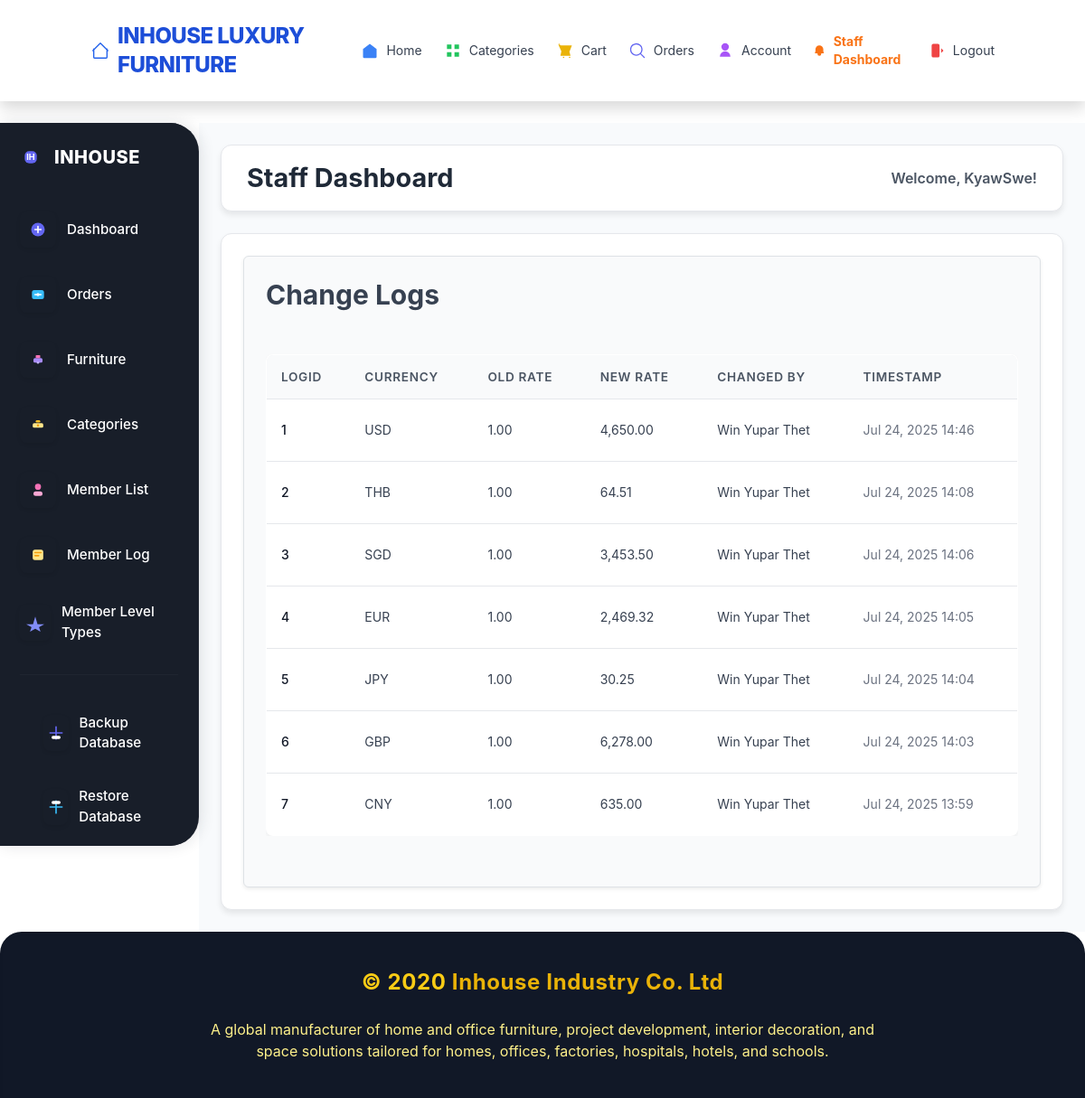
Screenshot of /staff/exchange-rates/logs/ (signed in) with the database file from the repository.
### store/models.py (models this page shows, shortened)
class CustomUser(AbstractUser):
    phone = models.CharField(max_length=15, blank=True, null=True)
    nrc = models.CharField(max_length=30, blank=True)
    dob = models.DateField(null=True, blank=True)
    c_code = models.CharField(max_length=20, unique=True, blank=True)
    createdby = models.CharField(max_length=20, default='website')
    amount = models.DecimalField(
        max_digits=10,
        decimal_places=2,
        default=0.00
    )
    member_level_choices = [
        ('INHOUSE', 'Inhouse'),
        ('CLASSIC', 'Classic'),
        ('GOLD', 'Gold'),
        ('PLATINUM', 'Platinum'),
        ('DIAMOND', 'Diamond'),
        ('VVIP', 'VVIP'),
    ]
    member_level = models.CharField(
        max_length=10,
        choices=member_level_choices,
        default='Bronze'
    )

class ExchangeRateLog(models.Model):
    exchange_rate = models.ForeignKey(ExchangeRate, on_delete=models.SET_NULL, null=True, blank=True,
                                       help_text="The exchange rate that was affected (can be null if rate was deleted).")
    currency = models.CharField(max_length=10, help_text="Currency code at the time of the log.")
    old_rate = models.DecimalField(max_digits=10, decimal_places=2, help_text="Old exchange rate before the change.")
    new_rate = models.DecimalField(max_digits=10, decimal_places=2, help_text="New exchange rate after the change.")
    changed_by = models.ForeignKey(CustomUser, on_delete=models.SET_NULL, null=True, blank=True,
                                   help_text="The user who performed the action.")
    timestamp = models.DateTimeField(auto_now_add=True)
    class Meta:
        ordering = ['-timestamp']
        verbose_name = "Exchange Rate Log"
        verbose_name_plural = "Exchange Rate Logs"

### store/views_staff.py (the view)
@login_required
@user_passes_test(is_staff_check)
def exchange_rate_logs(request):
    logs = ExchangeRateLog.objects.select_related('changed_by').order_by('-timestamp')
    paginator = Paginator(logs, 25)
    page = request.GET.get('page')
    logs_page = paginator.get_page(page)
    return render(request, 'exchange_rate/logs.html', {'logs': logs_page})

### store/templates/exchange_rate/logs.html (shortened to what this page needs)
{% extends "staff/base_staff.html" %}
{% load humanize %}
{% block content %}
<div class="max-w-6xl mx-auto p-6 bg-gray-50 rounded-md shadow-sm border border-gray-100 text-gray-900">
    <h1 class="text-3xl font-bold text-gray-700 mb-6">Change Logs</h1>
    <div class="overflow-x-auto">
        <table class="min-w-full divide-y divide-gray-200 border border-gray-200 rounded-md">
            <thead class="bg-gray-100">
                <tr>
                    <th scope="col" class="px-6 py-3 text-left text-xs font-medium text-gray-600 uppercase tracking-wider">LogID</th>
                    <th scope="col" class="px-6 py-3 text-left text-xs font-medium text-gray-600 uppercase tracking-wider">Currency</th>
                    <th scope="col" class="px-6 py-3 text-left text-xs font-medium text-gray-600 uppercase tracking-wider">Old Rate</th>
                    <th scope="col" class="px-6 py-3 text-left text-xs font-medium text-gray-600 uppercase tracking-wider">New Rate</th>
                    <th scope="col" class="px-6 py-3 text-left text-xs font-medium text-gray-600 uppercase tracking-wider">Changed By</th>
                    <th scope="col" class="px-6 py-3 text-left text-xs font-medium text-gray-600 uppercase tracking-wider">Timestamp</th>
                </tr>
            </thead>
            <tbody class="bg-white divide-y divide-gray-200">
                {% for log in logs %}
                <tr class="hover:bg-gray-50 transition duration-150 ease-in-out">
                    <td class="px-6 py-4 whitespace-nowrap text-sm font-medium text-gray-900">{{ forloop.counter }}</td>
                    <td class="px-6 py-4 whitespace-nowrap text-sm text-gray-700">{{ log.currency }}</td>
                    <td class="px-6 py-4 whitespace-nowrap text-sm text-gray-700">{{ log.old_rate|intcomma }}</td>
                    <td class="px-6 py-4 whitespace-nowrap text-sm text-gray-700">{{ log.new_rate|intcomma }}</td>
                    <td class="px-6 py-4 whitespace-nowrap text-sm text-gray-700">
                        {{ log.changed_by.get_full_name|default:log.changed_by.username|default:"Administrator" }}
                    </td>
                    <td class="px-6 py-4 whitespace-nowrap text-sm text-gray-500">{{ log.timestamp|date:"M d, Y H:i" }}</td>
                </tr>
                {% empty %}
                <tr>
                    <td colspan="6" class="px-6 py-4 text-center text-base text-gray-500">No logs found.</td>
                </tr>
                {% endfor %}
            </tbody>
        </table>
    </div>
</div>
{% endblock %}

### store/templates/staff/base_staff.html (shortened to what this page needs)
{% extends "main/base.html" %}
{% load static %}
{% block body_content %}
    <div class="staff-layout-wrapper">
        <div class="sidebar" id="staffSidebar"
             style="background: #181e29; color: #fff; border-radius: 0 2rem 2rem 0; box-shadow: 2px 0 16px rgba(24,30,41,0.12); width: 220px; min-width: 180px; padding: 0;">
            <div class="flex flex-col h-full">
                <div class="flex items-center gap-3 mb-8 pl-6 pt-6">
                    <svg class="w-9 h-9" viewBox="0 0 24 24" fill="none">
                        <rect x="4" y="4" width="16" height="16" rx="6" fill="#6366f1" />
                        <text x="12" y="16" text-anchor="middle" font-size="11" font-weight="bold">
                            <tspan fill="#fff">IH</tspan>
                        </text>
                    </svg>
                    <span class="font-extrabold text-xl text-white tracking-wide">INHOUSE</span>
                </div>
                <nav class="flex-1">
                    <ul class="flex flex-col gap-1">
                        <li>
                            <a href="{% url 'staff_dashboard' %}" class="sidebar-modern-link group {% if request.resolver_match.url_name == 'staff_dashboard' %}active{% endif %}" style="padding-left: 0;">
                                <span class="block w-1.5 h-8 rounded-r-full {% if request.resolver_match.url_name == 'staff_dashboard' %}bg-indigo-400{% else %}bg-transparent{% endif %}"></span>
                                <span class="sidebar-modern-icon" style="background: none; color: #fff;">
                                    <svg class="w-6 h-6" fill="none" viewBox="0 0 24 24">
                                        <circle cx="12" cy="12" r="9" fill="#6366f1"/>
                                        <path d="M8 12h8" stroke="#fff" stroke-width="2" stroke-linecap="round"/>
                                        <path d="M12 8v8" stroke="#fff" stroke-width="2" stroke-linecap="round"/>
                                    </svg>
                                </span>
                                <span class="sidebar-modern-label text-white">Dashboard</span>
                            </a>
                        </li>
                        <li>
                            <a href="{% url 'staff_order_list' %}" class="sidebar-modern-link group {% if 'staff_order' in request.resolver_match.url_name %}active{% endif %}" style="padding-left: 0;">
                                <span class="block w-1.5 h-8 rounded-r-full {% if 'staff_order' in request.resolver_match.url_name %}bg-indigo-400{% else %}bg-transparent{% endif %}"></span>
                                <span class="sidebar-modern-icon" style="background: none; color: #fff;">
                                    <svg class="w-6 h-6" fill="none" viewBox="0 0 24 24">
                                        <rect x="4" y="6" width="16" height="12" rx="3" fill="#38bdf8"/>
                                        <path d="M8 12h8" stroke="#fff" stroke-width="2" stroke-linecap="round"/>
                                        <circle cx="12" cy="12" r="2" fill="#fff"/>
                                    </svg>
                                </span>
                                <span class="sidebar-modern-label text-white">Orders</span>
                            </a>
                        </li>
                        <li>
                            <a href="{% url 'staff_furniture_list' %}" class="sidebar-modern-link group {% if 'staff_furniture' in request.resolver_match.url_name %}active{% endif %}" style="padding-left: 0;">
                                <span class="block w-1.5 h-8 rounded-r-full {% if 'staff_furniture' in request.resolver_match.url_name %}bg-indigo-400{% else %}bg-transparent{% endif %}"></span>
                                <span class="sidebar-modern-icon" style="background: none; color: #fff;">
                                    <svg class="w-6 h-6" fill="none" viewBox="0 0 24 24">
                                        <rect x="6" y="10" width="12" height="6" rx="2" fill="#a78bfa"/>
                                        <rect x="9" y="6" width="6" height="4" rx="1" fill="#f472b6"/>
                                        <circle cx="12" cy="16" r="1.5" fill="#c4b5fd"/>
                                    </svg>
                                </span>
                                <span class="sidebar-modern-label text-white">Furniture</span>
                            </a>
                        </li>
                        <li>
                            <a href="{% url 'staff_category_list' %}" class="sidebar-modern-link group {% if 'staff_category' in request.resolver_match.url_name %}active{% endif %}" style="padding-left: 0;">
                                <span class="block w-1.5 h-8 rounded-r-full {% if 'staff_category' in request.resolver_match.url_name %}bg-indigo-400{% else %}bg-transparent{% endif %}"></span>
                                <span class="sidebar-modern-icon" style="background: none; color: #fff;">
                                    <svg class="w-6 h-6" fill="none" viewBox="0 0 24 24">
                                        <rect x="5" y="10" width="14" height="6" rx="2" fill="#fde68a"/>
                                        <rect x="9" y="6" width="6" height="3" rx="1.5" fill="#fbbf24"/>
                                        <circle cx="12" cy="13" r="1.5" fill="#f59e0b"/>
                                    </svg>
                                </span>
                                <span class="sidebar-modern-label text-white">Categories</span>
                            </a>
                        </li>
                        <li>
                            <a href="{% url 'staff_customer_list' %}" class="sidebar-modern-link group {% if request.resolver_match.url_name == 'staff_customer_list' %}active{% endif %}" style="padding-left: 0;">
                                <span class="block w-1.5 h-8 rounded-r-full {% if request.resolver_match.url_name == 'staff_customer_list' %}bg-indigo-400{% else %}bg-transparent{% endif %}"></span>
                                <span class="sidebar-modern-icon" style="background: none; color: #fff;">
                                    <svg class="w-6 h-6" fill="none" viewBox="0 0 24 24">
                                        <circle cx="12" cy="8" r="4" fill="#f472b6"/>
                                        <rect x="6" y="14" width="12" height="6" rx="3" fill="#f9a8d4"/>
                                    </svg>
                                </span>
                                <span class="sidebar-modern-label text-white">Member List</span>
                            </a>
                        </li>
                        <li>
                            <a href="{% url 'staff_mbl_list' %}" class="sidebar-modern-link group {% if request.resolver_match.url_name == 'staff_mbl_list' %}active{% endif %}" style="padding-left: 0;">
                                <span class="block w-1.5 h-8 rounded-r-full {% if request.resolver_match.url_name == 'staff_mbl_list' %}bg-indigo-400{% else %}bg-transparent{% endif %}"></span>
                                <span class="sidebar-modern-icon" style="background: none; color: #fff;">
                                    <svg class="w-6 h-6" fill="none" viewBox="0 0 24 24">
                                        <rect x="5" y="5" width="14" height="14" rx="3" fill="#fde68a"/>
                                        <path d="M8 9h8M8 13h5" stroke="#f59e0b" stroke-width="2" stroke-linecap="round"/>
                                    </svg>
                                </span>
                                <span class="sidebar-modern-label text-white">Member Log</span>
                            </a>
                        </li>
                        <li>
                            <a href="{% url 'staff_memberlevel_list' %}" class="sidebar-modern-link group {% if request.resolver_match.url_name == 'staff_memberlevel_list' %}active{% endif %}" style="padding-left: 0;">
                                <span class="block w-1.5 h-8 rounded-r-full {% if request.resolver_match.url_name == 'staff_memberlevel_list' %}bg-indigo-400{% else %}bg-transparent{% endif %}"></span>
                                <span class="sidebar-modern-icon" style="background: none; color: #fff;">
                                    <svg class="w-6 h-6" fill="none" viewBox="0 0 24 24">
                                        <polygon points="12,4 15,14 24,14 17,18 19,24 12,20 5,24 7,18 0,14 9,14" fill="#818cf8"/>
                                    </svg>
                                </span>
                                <span class="sidebar-modern-label text-white">Member Level Types</span>
                            </a>
                        </li>
                    </ul>
                </nav>
                <hr class="w-4/5 border-t border-slate-300 my-6 self-center opacity-30">
                <div class="flex flex-col gap-2 px-4 py-2">
                    <a href="{% url 'staff_db_backup' %}" class="sidebar-modern-link group">
                        <span class="sidebar-modern-icon" style="background: none; color: #fff;">
                            <svg class="w-6 h-6" fill="none" viewBox="0 0 24 24">
                                <path d="M12 4v16m8-8H4" stroke="#6366f1" stroke-width="2" stroke-linecap="round" stroke-linejoin="round"/>
                                <rect x="6" y="16" width="12" height="4" rx="2" fill="#fff"/>
                            </svg>
                        </span>
                        <span class="sidebar-modern-label text-white">Backup Database</span>
                    </a>
                    <a href="{% url 'staff_db_restore' %}" class="sidebar-modern-link group">
                        <span class="sidebar-modern-icon" style="background: none; color: #fff;">
                            <svg class="w-6 h-6" fill="none" viewBox="0 0 24 24">
                                <path d="M12 20V4m-8 8h16" stroke="#38bdf8" stroke-width="2" stroke-linecap="round" stroke-linejoin="round"/>
                                <rect x="6" y="4" width="12" height="4" rx="2" fill="#fff"/>
                            </svg>
                        </span>
                        <span class="sidebar-modern-label text-white">Restore Database</span>
                    </a>
                </div>
            </div>
        </div>
        <div class="staff-main-content-wrapper">
            <header class="staff-header">
                <h1 class="text-2xl font-bold text-gray-800">{% block page_title %}Staff Dashboard{% endblock %}</h1>
                <div class="welcome-text flex items-center gap-2">
                    <span class="font-semibold">Welcome, {{ request.user.username }}!</span>
                </div>
            </header>
            <div class="staff-content-area">
                {% block content %}{% endblock content %}
            </div>
        </div>
    </div>
{% endblock body_content %}

### rows the page displays
CustomUser: user.username "KyawSwe"
ExchangeRateLog: currency "USD", old_rate "1.00", new_rate "4,650.00", changed_by.get_full_name "Win Yupar Thet", timestamp "Jul 24, 2025 14:46"
ExchangeRateLog: currency "THB", old_rate "1.00", new_rate "64.51", changed_by.get_full_name "Win Yupar Thet", timestamp "Jul 24, 2025 14:08"
ExchangeRateLog: currency "SGD", old_rate "1.00", new_rate "3,453.50", changed_by.get_full_name "Win Yupar Thet", timestamp "Jul 24, 2025 14:06"
ExchangeRateLog: currency "EUR", old_rate "1.00", new_rate "2,469.32", changed_by.get_full_name "Win Yupar Thet", timestamp "Jul 24, 2025 14:05"
ExchangeRateLog: currency "JPY", old_rate "1.00", new_rate "30.25", changed_by.get_full_name "Win Yupar Thet", timestamp "Jul 24, 2025 14:04"
ExchangeRateLog: currency "GBP", old_rate "1.00", new_rate "6,278.00", changed_by.get_full_name "Win Yupar Thet", timestamp "Jul 24, 2025 14:03"
ExchangeRateLog: currency "CNY", old_rate "1.00", new_rate "635.00", changed_by.get_full_name "Win Yupar Thet", timestamp "Jul 24, 2025 13:59"
